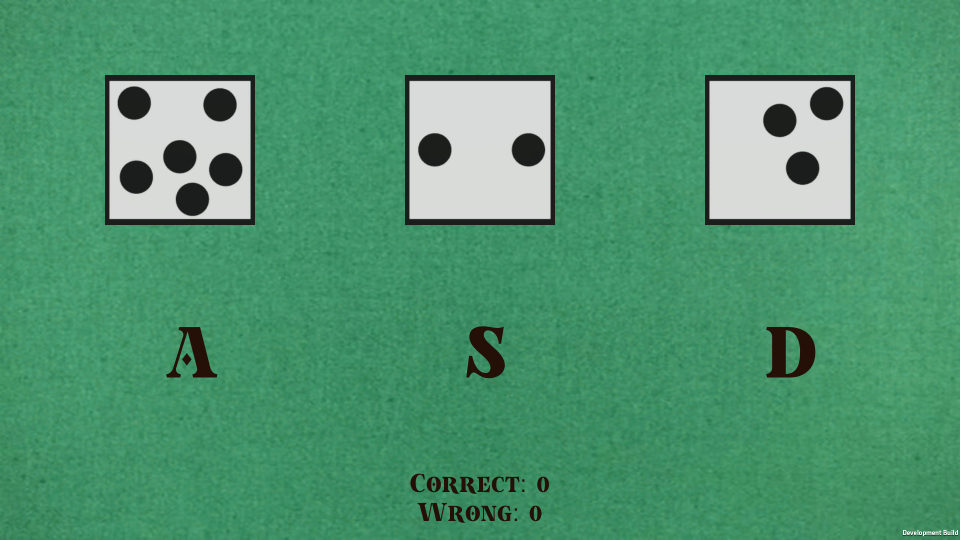
#> input picture Computer-Vison/final/part1/screenshots/part1.png, 1920 x 1080 px (shown at 1/2 size)
$ jupyter execute --allow-errors Implementation_Testing.ipynb   (shell and % lines are left out)
#> lines starting #> are read from the running program, lines starting #| are printed output that depends on the picture; after the words box and inside, x2 and y2 are one past the last pixel; in counts of white or black regions, pixels touching at a corner belong together
[cell 1]
import numpy as np
import matplotlib.pyplot as plt
import cv2

import os

[cell 2]
img_path = "screenshots/part1.png"
img = cv2.imread(img_path, cv2.IMREAD_GRAYSCALE)
#> img: shape (1080, 1920); min 20, max 255, mean 122.8

fig, axes = plt.subplots(nrows=1, ncols=1, figsize=(12, 6))
axes.imshow(img, cmap="gray")
axes.set_title("Screenshot Grayscale")
axes.axis("off")
plt.tight_layout()
plt.show()

[cell 3]
def auto_canny(img, sigma=0.33):
	# compute the median of the single channel pixel intensities
	v = np.median(img)
	# apply automatic Canny edge detection using the computed median
	lower = int(max(0, (1.0 - sigma) * v))
	upper = int(min(255, (1.0 + sigma) * v))
	edged = cv2.Canny(img, lower, upper)
	# return the edged image
	return edged

[cell 4]
dice_top_left = (0, 0)    # w, h
dice_bot_right = (1920, 600)    # 1920 = 1 * width, 520 = 0.56 * height

dice = img[dice_top_left[1]:dice_bot_right[1], dice_top_left[0]:dice_bot_right[0]]
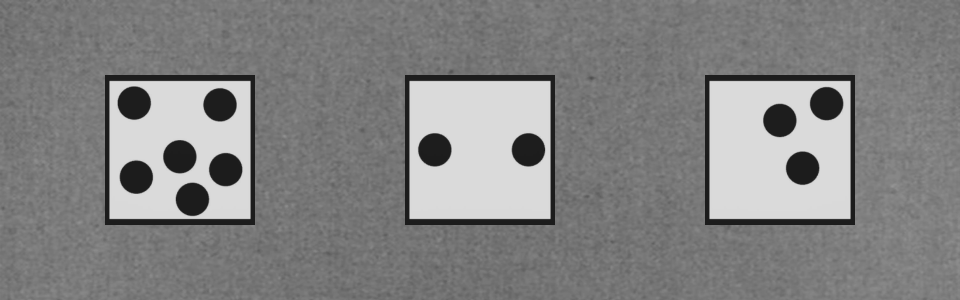
#> dice: shape (600, 1920) (shown at 1/2 size); min 28, max 227, mean 130.9

fig, axes = plt.subplots(nrows=1, ncols=1, figsize=(12, 6))
axes.imshow(dice, cmap="gray")
axes.set_title("Crop Dice")
axes.axis("off")
plt.tight_layout()
plt.show()

[cell 5]
edged = auto_canny(dice)
#> in auto_canny, `v = np.median(img)`: v = 121
#> in auto_canny, `lower = int(max(0, (1.0 - sigma) * v))`: lower = 81
#> in auto_canny, `upper = int(min(255, (1.0 + sigma) * v))`: upper = 160
#> in auto_canny, `edged = cv2.Canny(img, lower, upper)`:
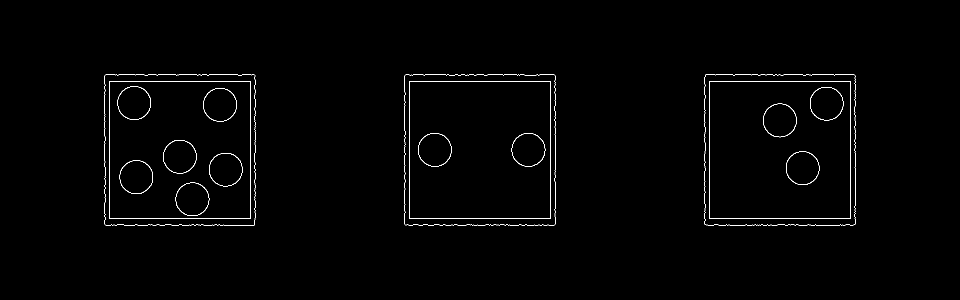
#> edged: shape (600, 1920) (shown at 1/2 size); 0.84% white in thin lines or dots, all inside (x1, y1, x2, y2) = (209, 149, 1711, 451)

fig, axes = plt.subplots(nrows=1, ncols=1, figsize=(12, 6))
axes.imshow(edged, cmap="gray")
axes.set_title("Edge Detection")
axes.axis("off")
plt.tight_layout()
plt.show()

[cell 6]
contours, hierarchy = cv2.findContours(edged, cv2.RETR_EXTERNAL, cv2.CHAIN_APPROX_NONE)
#> contours = 3 contours; box (x1, y1, x2, y2) and area: (1409, 149, 1711, 451) 90316, (809, 149, 1111, 451) 90306, (209, 149, 511, 451) 90266

cropped_die = []
for contour in contours:
    die_top_left = contour.min(axis=0)[0]
    die_bot_right = contour.max(axis=0)[0]
    cropped_die.append(edged[die_top_left[1]:die_bot_right[1], die_top_left[0]:die_bot_right[0]])
#> this loop made 3 passes
#> (die_top_left, die_bot_right) on passes 1 to 3: ([1409, 149], [1710, 450]), ([809, 149], [1110, 450]), ([209, 149], [510, 450])
#> after the loop, cropped_die = 3 items

fig, axes = plt.subplots(nrows=1, ncols=3, figsize=(12, 6))
[axis.imshow(cropped_die[idx], cmap="gray") for idx, axis in enumerate(axes)]
[axis.axis("off") for axis in axes]
[axes[idx].set_title(title) for idx, title in enumerate(reversed(["A", "S", "D"]))]
fig.suptitle("Cropped Dice")
plt.tight_layout()
plt.show()
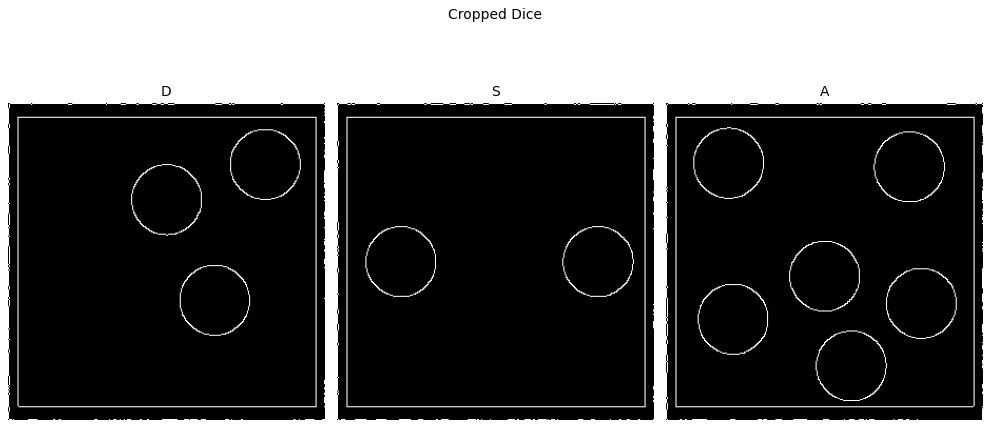
#> figure drawn by matplotlib, 3 panels

[cell 7]
def number_of_circles(img):
    circle = cv2.HoughCircles(img, cv2.HOUGH_GRADIENT, dp=1, minDist=10, param1=100, param2=35, minRadius=0, maxRadius=0)
#> circle = [[150.5, 91.5, 32.2], [195.5, 186.5, 32.2], [243.5, 57.5, 32.2]]
#> img: shape (301, 301); 2.9% white in thin lines or dots
    return len(circle[0])

[cell 8]
die_D = number_of_circles(cropped_die[0])
#> die_D = 3
die_S = number_of_circles(cropped_die[1])
#> in number_of_circles (call 2), `circle = cv2.HoughCircles(img, cv2.HOUGH_GRADIENT, dp=1, minDist=10, p..`: img: shape (301, 301); 2.6% white in thin lines or dots
#> die_S = 2
die_A = number_of_circles(cropped_die[2])
#> in number_of_circles (call 3), `circle = cv2.HoughCircles(img, cv2.HOUGH_GRADIENT, dp=1, minDist=10, p..`: circle = [[58.5, 56.5, 32.4], [62.5, 203.5, 33.3], [150.5, 164.5, 33.8], [229.5, 58.5, 33.8], [175.5, 248.5, 32.6], [242.5, 189.5, 32.5], [70.5, 216.5, 72.9], [240.5, 54.5, 43.3], [231.5, 198.5, 44.9]]
#> in number_of_circles (call 3), `circle = cv2.HoughCircles(img, cv2.HOUGH_GRADIENT, dp=1, minDist=10, p..`:
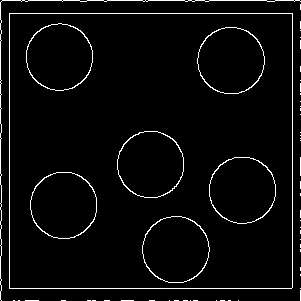
#> img: shape (301, 301); 3.7% white in thin lines or dots
#> die_A = 9

if die_A > die_S and die_A > die_D:
    print("Press A")
elif die_S > die_D:
    print("Press S")
else:
    print("Press D")

[cell 9]
img_path = "screenshots/part2_4.png"
img = cv2.imread(img_path, cv2.IMREAD_GRAYSCALE)
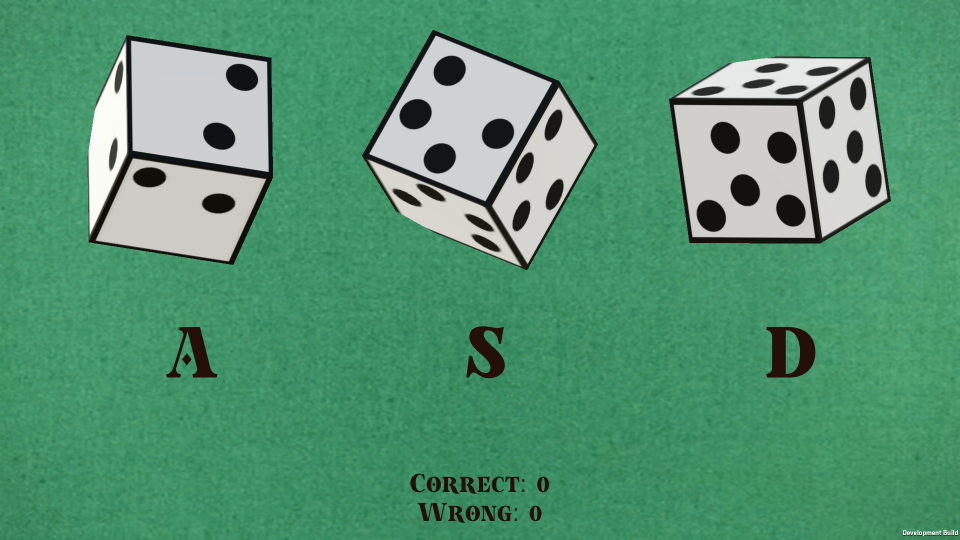
#> input picture Computer-Vison/final/part1/screenshots/part2_4.png, 1920 x 1080 px (shown at 1/2 size)
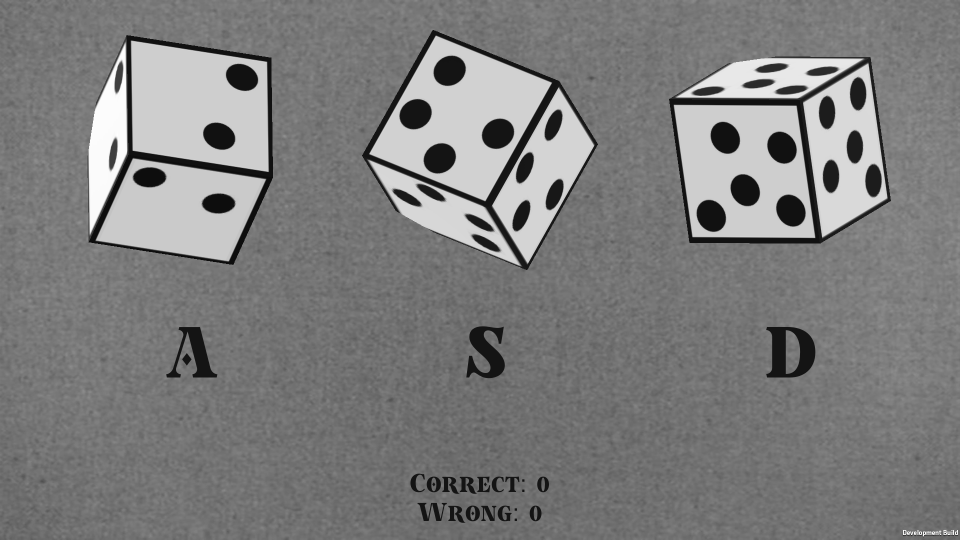
#> img: shape (1080, 1920) (shown at 1/2 size); min 13, max 255, mean 125.1

fig, axes = plt.subplots(nrows=1, ncols=1, figsize=(12, 6))
axes.imshow(img, cmap="gray")
axes.set_title("Screenshot Grayscale")
axes.axis("off")
plt.tight_layout()
plt.show()

[cell 10]
dice_top_left = (0, 0)    # w, h
dice_bot_right = (1920, 600)    # 1920 = 1 * width, 520 = 0.5 * height

dice = img[dice_top_left[1]:dice_bot_right[1], dice_top_left[0]:dice_bot_right[0]]

fig, axes = plt.subplots(nrows=1, ncols=1, figsize=(12, 6))
axes.imshow(dice, cmap="gray")
axes.set_title("Crop Dice")
axes.axis("off")
plt.tight_layout()
plt.show()

[cell 11]
_, thresh = cv2.threshold(dice, 170, 255, cv2.THRESH_BINARY)
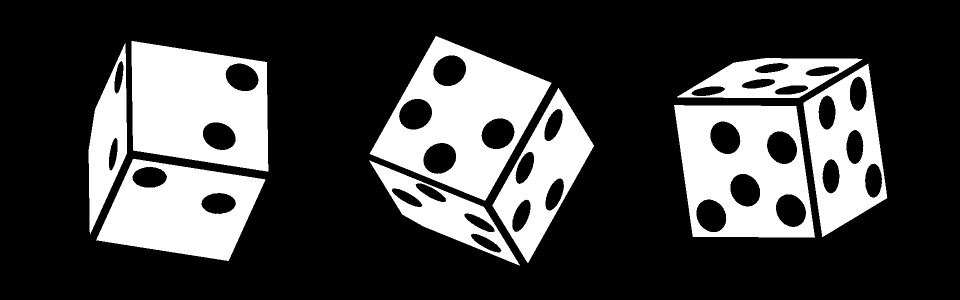
#> thresh: shape (600, 1920) (shown at 1/2 size); 26.1% white; 9 white regions, largest, box (x1, y1, x2, y2) and area: (739, 72, 1103, 401) 54625, (263, 82, 537, 343) 53716, (1348, 210, 1630, 475) 49301

fig, axes = plt.subplots(nrows=1, ncols=1, figsize=(12, 6))
axes.imshow(thresh, cmap="gray")
axes.set_title("Threshold Applied")
axes.axis("off")
plt.tight_layout()
plt.show()

[cell 12]
edged = auto_canny(thresh)
#> call 2 of auto_canny, with sigma = 0.33
#> in auto_canny (call 2), `v = np.median(img)`: v = 0
#> in auto_canny (call 2), `edged = cv2.Canny(img, lower, upper)`:
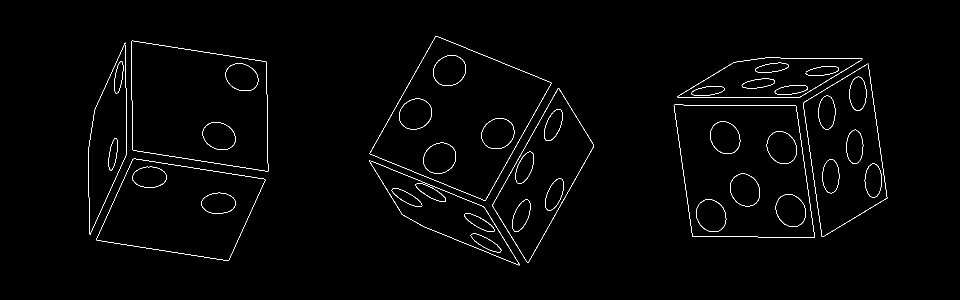
#> edged: shape (600, 1920) (shown at 1/2 size); 1.2% white in thin lines or dots, all inside (x1, y1, x2, y2) = (176, 72, 1775, 531)

fig, axes = plt.subplots(nrows=1, ncols=1, figsize=(12, 6))
axes.imshow(edged, cmap="gray")
axes.set_title("Edge Detection")
axes.axis("off")
plt.tight_layout()
plt.show()

[cell 13]
contours, hierarchy = cv2.findContours(edged, cv2.RETR_TREE, cv2.CHAIN_APPROX_SIMPLE)
#> contours = 78 contours, 3 with area under 20; largest, box (x1, y1, x2, y2) and area: (739, 72, 1103, 401) 67124, (739, 72, 1103, 401) 67065, (1347, 209, 1630, 475) 64306, (1347, 209, 1630, 475) 64306, (262, 81, 537, 343) 59252
contours = sorted(contours, key=cv2.contourArea, reverse=True)
outlines, hierarchy = cv2.findContours(edged, cv2.RETR_EXTERNAL, cv2.CHAIN_APPROX_SIMPLE)
#> outlines = 28 contours, 3 with area under 20; largest, box (x1, y1, x2, y2) and area: (739, 72, 1103, 401) 67124, (1347, 209, 1630, 475) 64306, (262, 81, 537, 343) 59252, (984, 176, 1188, 526) 32184, (402, 385, 472, 428) 2226
outlines = sorted(outlines, key=cv2.contourArea, reverse=True)[:3]
#> outlines = 3 contours; box (x1, y1, x2, y2) and area: (739, 72, 1103, 401) 67124, (1347, 209, 1630, 475) 64306, (262, 81, 537, 343) 59252

new_contours = []
index = 0
prev_p = 0
while len(new_contours) < 3 and index < len(contours):
    # approximate the contour
    c = contours[index]
    perimeter = int(0.05*cv2.arcLength(c, True))
    approx = cv2.approxPolyDP(c, perimeter, True)
    if len(approx) == 4 and perimeter != prev_p:
        print(cv2.contourArea(approx))
        new_contours.append(approx)
        prev_p = perimeter
    index += 1
#> this loop made 5 passes
#> (perimeter, approx, prev_p) on passes 1, 3, 5: (55, [[871, 72], [739, 307], [971, 400], [1102, 165]], 55), (52, [[1347, 211], [1385, 473], [1629, 474], [1591, 211]], 52), (50, [[262, 83], [266, 300], [536, 342], [532, 123]], 50)
#> (perimeter, approx) on passes 2, 4: (55, [[871, 72], [1102, 165], [970, 400], [739, 307]]), (52, [[1347, 211], [1591, 211], [1629, 473], [1386, 473]])
#| 66632.0
#| 64031.0
#| 58696.0
#> after the loop, index = 5; new_contours = 3 contours; box (x1, y1, x2, y2) and area: (739, 72, 1103, 401) 66632, (1347, 211, 1630, 475) 64031, (262, 83, 537, 343) 58696; prev_p = 50

zeros = np.ones(dice.shape)
cv2.drawContours(zeros, new_contours, -1, (0, 255, 0), 3)
#> zeros: shape (600, 1920) float64; values 0 (black) and 1 (white), 98.7% white; 3 black regions, box (x1, y1, x2, y2) and area: (737, 70, 1105, 403) 5184, (1345, 209, 1632, 477) 5031, (260, 81, 539, 345) 4836

fig, axes = plt.subplots(nrows=2, ncols=1, figsize=(12, 6))
axes[0].imshow(dice, cmap="gray")
axes[1].imshow(zeros, cmap="gray")
fig.suptitle("Contours")
[axis.axis("off") for axis in axes]
plt.tight_layout()
plt.show()

[cell 14]
from os import listdir
from os.path import isfile, join
path = "screenshots"
onlyfiles = [f for f in listdir(path) if isfile(join(path, f))]

for img_p in onlyfiles:
    img_path = path + "/" + img_p
    img = cv2.imread(img_path, cv2.IMREAD_GRAYSCALE)
    dice_top_left = (0, 0)    # w, h
    dice_bot_right = (1920, 600)    # 1920 = 1 * width, 520 = 0.5 * height

    dice = img[dice_top_left[1]:dice_bot_right[1], dice_top_left[0]:dice_bot_right[0]]
    _, thresh = cv2.threshold(dice, 170, 255, cv2.THRESH_BINARY)
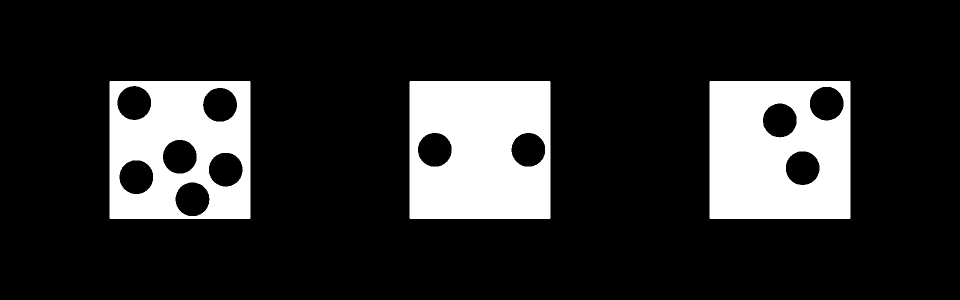
#> thresh: shape (600, 1920) (shown at 1/2 size); 16.9% white; 3 white regions
    contours, hierarchy = cv2.findContours(thresh, cv2.RETR_TREE, cv2.CHAIN_APPROX_SIMPLE)
#> contours = 14 contours; largest, box (x1, y1, x2, y2) and area: (1419, 162, 1701, 438) 77273, (819, 162, 1101, 438) 77273, (219, 162, 501, 438) 77273, (405, 175, 475, 244) 3668, (238, 320, 307, 389) 3668
    contours = sorted(contours, key=cv2.contourArea, reverse=True)
    new_contours = []
    index = 0

    while len(new_contours) < 3 and index < len(contours):
        c = contours[index]
        c_area = cv2.contourArea(c) > 50000
        if c_area:
            new_contours.append(c)
        index += 1
#> this loop made 3 passes
#> after the loop, index = 3; new_contours = 3 contours; box (x1, y1, x2, y2) and area: (1419, 162, 1701, 438) 77273, (819, 162, 1101, 438) 77273, (219, 162, 501, 438) 77273

    zeros = np.ones(dice.shape)
    cv2.drawContours(zeros, new_contours, -1, (0, 255, 0), 3)
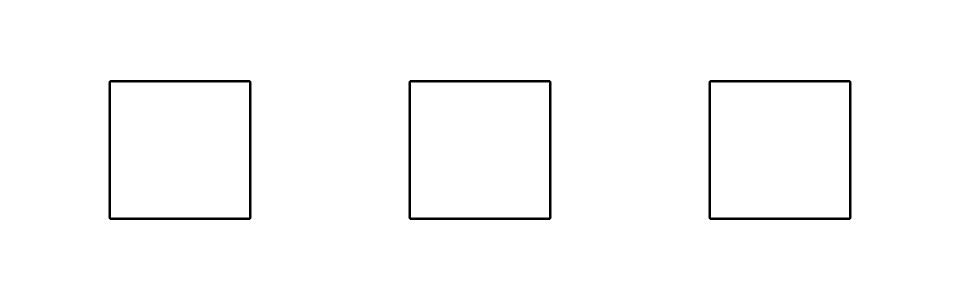
#> zeros: shape (600, 1920) float64 (shown at 1/2 size); values 0 (black) and 1 (white), 98.6% white; 3 black regions

    fig, axes = plt.subplots(nrows=2, ncols=1, figsize=(12, 6))
    axes[0].imshow(dice, cmap="gray")
    axes[1].imshow(zeros, cmap="gray")
    fig.suptitle("Contours")
    [axis.axis("off") for axis in axes]
    plt.tight_layout()
    plt.show()

[cell 15]
img_path = "screenshots/ss/img_16.png"
img = cv2.imread(img_path, cv2.IMREAD_GRAYSCALE)
dice_top_left = (0, 0)    # w, h
dice_bot_right = (1920, 600)    # 1920 = 1 * width, 520 = 0.5 * height

#> (the rest of this cell did not finish here and is left out)

[cell 16]
# [11 lines of commented-out code are left out]

[cell 17]
zeros = np.ones(dice.shape)
#> (the rest of this cell did not finish here and is left out)

[cell 18]
def warp_die(img, rect):
    tl, tr, br, bl = rect

    width_A = np.sqrt(np.power((br[0] - bl[0]), 2) + np.power((br[1] - bl[1]), 2))
    width_B = np.sqrt(np.power((tr[0] - tl[0]), 2) + np.power((tr[1] - tl[1]), 2))
    max_w = max(int(width_A), int(width_B))

    height_A = np.sqrt(np.power((tr[0] - br[0]), 2) + np.power((tr[1] - br[1]), 2))
    height_B = np.sqrt(np.power((tl[0] - bl[0]), 2) + np.power((tl[1] - bl[1]), 2))
    max_h = max(int(height_A), int(height_B))

    dst = np.array([[0, 0], [max_w - 1, 0], [max_w - 1, max_h - 1], [0, max_h - 1]], dtype=np.float32)

    M = cv2.getPerspectiveTransform(rect, dst)
    warped = cv2.warpPerspective(img, M, (max_w, max_h))
    return warped

[cell 19]
def die_locations(i):
    return i[1]

[cell 20]
numbers_on_faces = []
#> (the rest of this cell did not finish here and is left out)

[cell 21]
die_D = number_of_circles(cropped_die[0])
die_S = number_of_circles(cropped_die[1])
die_A = number_of_circles(cropped_die[2])
